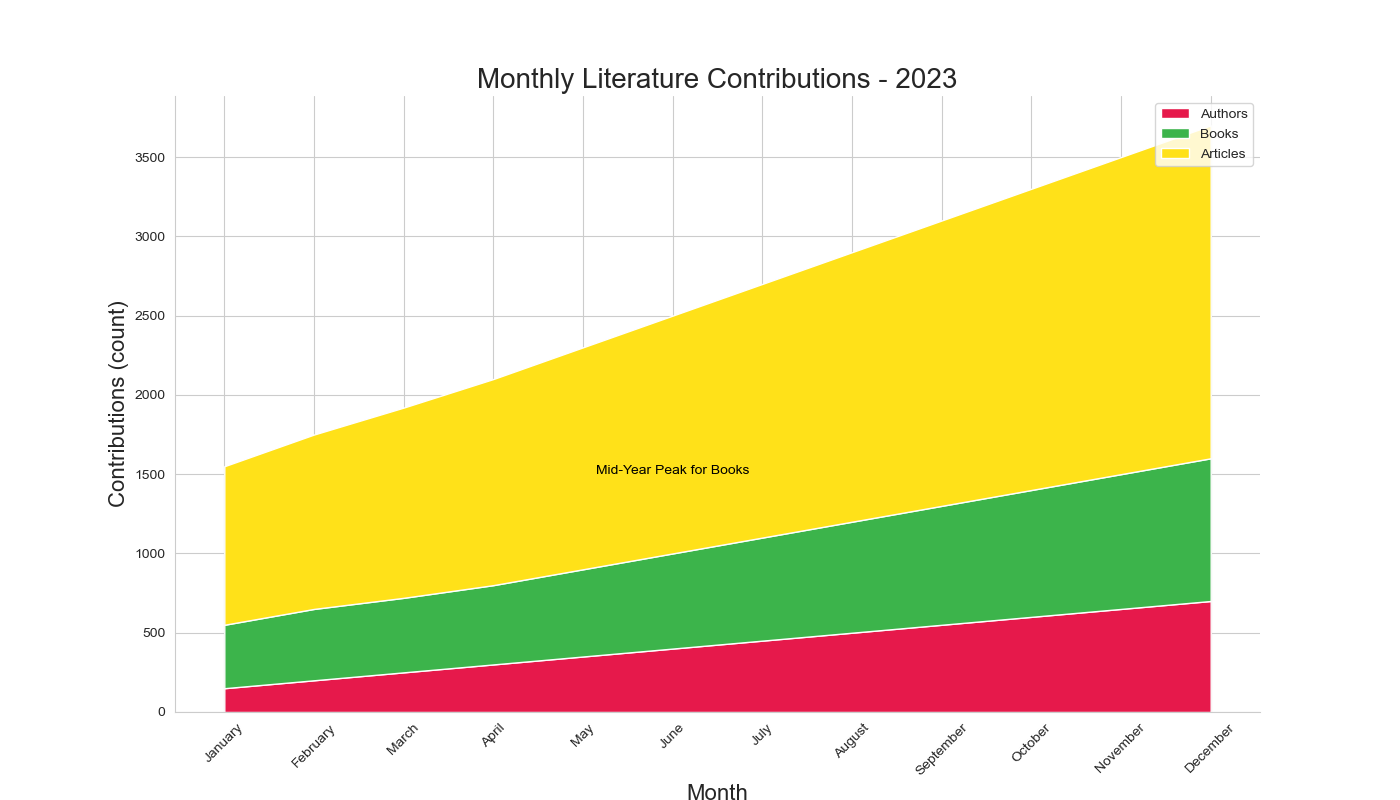

Reproduce this figure in Python.

import pandas as pd
import seaborn as sns
import matplotlib.pyplot as plt
import numpy as np

# Data in a Pandas DataFrame
data = pd.DataFrame({
    'Month': ['January', 'February', 'March', 'April', 'May', 'June',
              'July', 'August', 'September', 'October', 'November', 'December'],
    'Authors': [150, 200, 250, 300, 350, 400, 
                450, 500, 550, 600, 650, 700],
    'Books': [400, 450, 470, 500, 550, 600,
              650, 700, 750, 800, 850, 900],
    'Articles': [1000, 1100, 1200, 1300, 1400, 1500,
                 1600, 1700, 1800, 1900, 2000, 2100]
})

# Transform data for stacked area plot
data = data.set_index('Month')
data.index = pd.CategoricalIndex(data.index, 
                                 categories=['January', 'February', 'March', 'April', 'May', 'June',
                                             'July', 'August', 'September', 'October', 'November', 'December'], 
                                 ordered=True)
data = data.sort_index()

# Stacked area plot
plt.figure(figsize=(14, 8))
sns.set_style("whitegrid")

# Define colors for each category
colors = ["#e6194B", "#3cb44b", "#ffe119"]

# Generating the stacked areas
plt.stackplot(data.index, data['Authors'], data['Books'], data['Articles'], labels=['Authors', 'Books', 'Articles'], colors=colors)

# Aesthetics
plt.title('Monthly Literature Contributions - 2023', fontsize=20)
plt.ylabel('Contributions (count)', fontsize=16)
plt.xlabel('Month', fontsize=16)
plt.xticks(rotation=45)
plt.legend(loc='upper right')

# Annotating a specific data point
plt.text('June', 1500, 'Mid-Year Peak for Books', horizontalalignment='center', color='black')

# Show plot
sns.despine()
plt.show()
